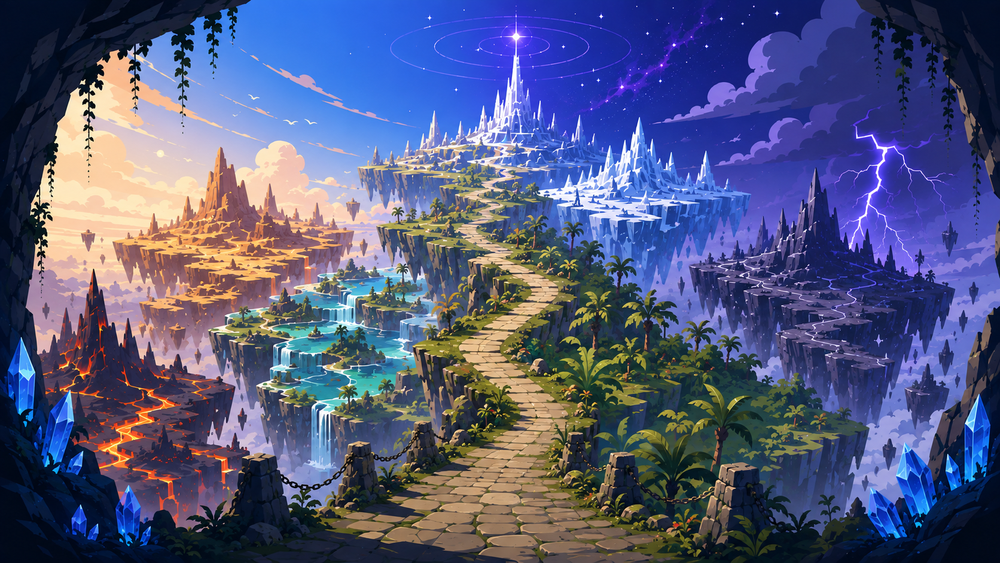
#> input picture assets/mainmenu_background.png, 1000 x 563 px, shrunk from 1672 x 941 before the run, found by its file name
$ python extract_menu_layers.py
#> lines starting #> are read from the running program, lines starting #| are printed output that depends on the picture; after the words box and inside, x2 and y2 are one past the last pixel; in counts of white or black regions, pixels touching at a corner belong together
"""Bake the painted stars out of mainmenu_background.png into their own
transparent layer, so menu_backdrop.frag can draw (and twinkle) them itself while
the base painting ships without them. (The lightning is drawn procedurally by the
shader and needs no layer.)

Outputs (assets/ui/):
    menu_stars.png  RGBA, the sky's stars on transparent

Also prints every star it found (uv x, uv y, radius px, peak brightness) so the
positions are on record even if the base painting changes.

Usage:
    python tools/extract_menu_layers.py [--src assets/mainmenu_background.png]
"""
import argparse
from collections import deque
from pathlib import Path

import numpy as np
from PIL import Image


def smoothstep(a, b, x):
    t = np.clip((x - a) / (b - a), 0.0, 1.0)
    return t * t * (3.0 - 2.0 * t)


def box(u, v, x0, y0, x1, y1):
    return (u >= x0) & (u <= x1) & (v >= y0) & (v <= y1)


def components(mask):
    """Yield lists of (y, x) pixels for each 8-connected blob in a bool mask."""
    seen = np.zeros_like(mask, dtype=bool)
    H, W = mask.shape
    ys, xs = np.nonzero(mask)
    for sy, sx in zip(ys, xs):
        if seen[sy, sx]:
            continue
        blob, q = [], deque([(sy, sx)])
        seen[sy, sx] = True
        while q:
            y, x = q.popleft()
            blob.append((y, x))
            for dy in (-1, 0, 1):
                for dx in (-1, 0, 1):
                    ny, nx = y + dy, x + dx
                    if 0 <= ny < H and 0 <= nx < W and mask[ny, nx] and not seen[ny, nx]:
                        seen[ny, nx] = True
                        q.append((ny, nx))
        yield blob


def main():
    ap = argparse.ArgumentParser()
    ap.add_argument("--src", default="assets/mainmenu_background.png")
    ap.add_argument("--out", default="assets/ui")
    args = ap.parse_args()

    img = np.asarray(Image.open(args.src).convert("RGB")).astype(np.float32) / 255.0
    H, W, _ = img.shape
#> H = 563; W = 1000
    r, g, b = img[..., 0], img[..., 1], img[..., 2]
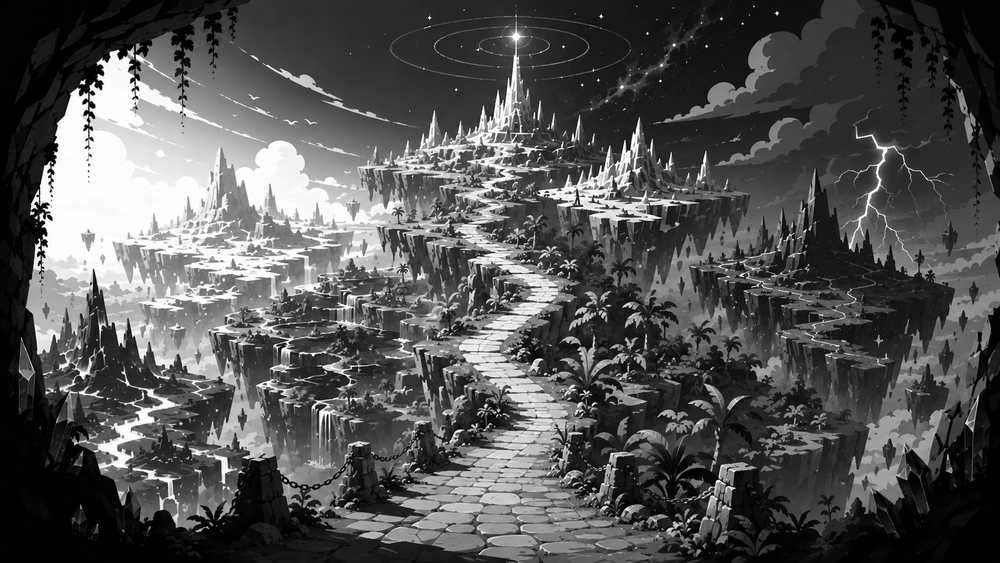
#> r: shape (563, 1000) float32; min 0, max 1, mean 0.328
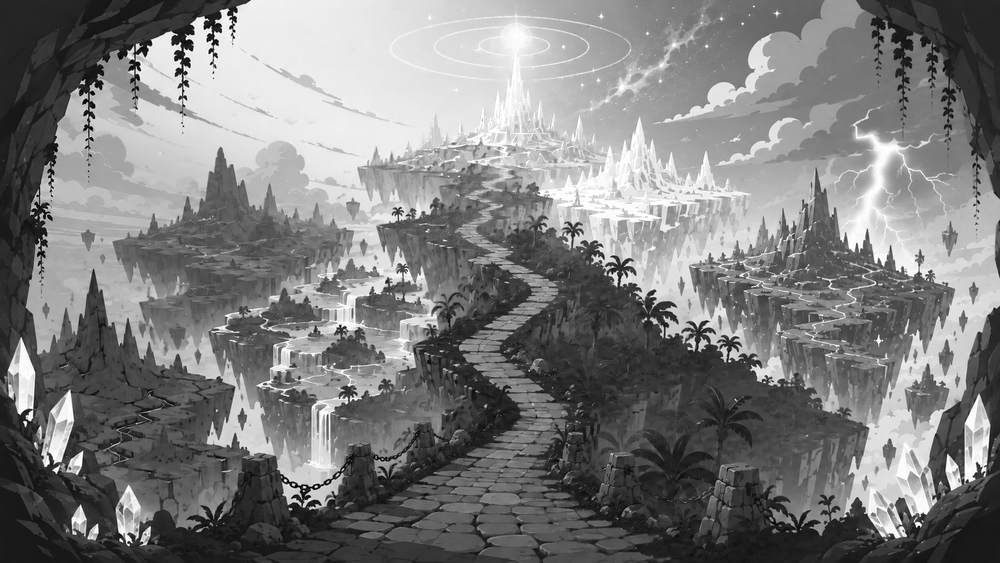
#> b: shape (563, 1000) float32; min 0, max 1, mean 0.492
    lum = (r + g + b) / 3.0
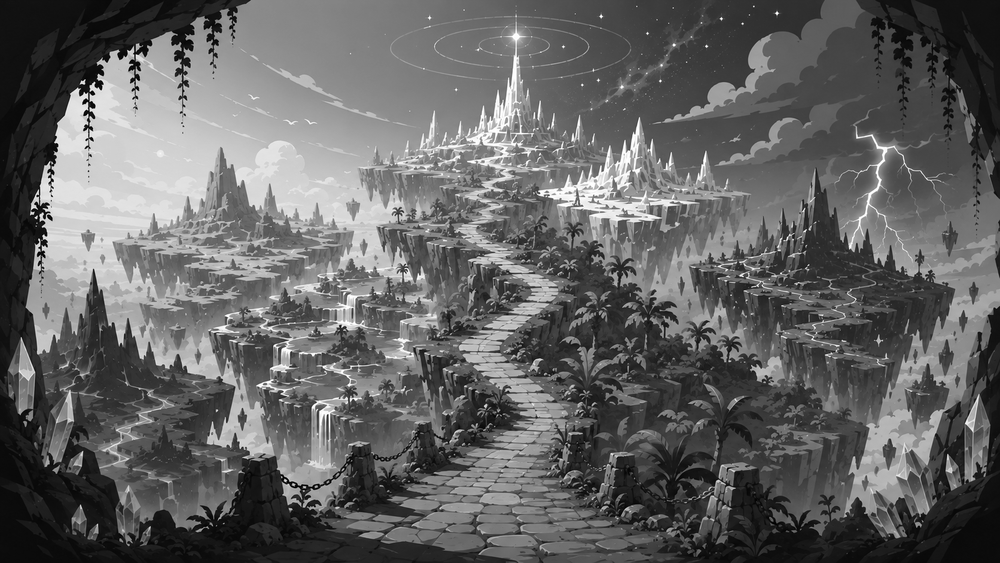
#> lum: shape (563, 1000) float32; min 0, max 1, mean 0.39
    sat = img.max(-1) - img.min(-1)
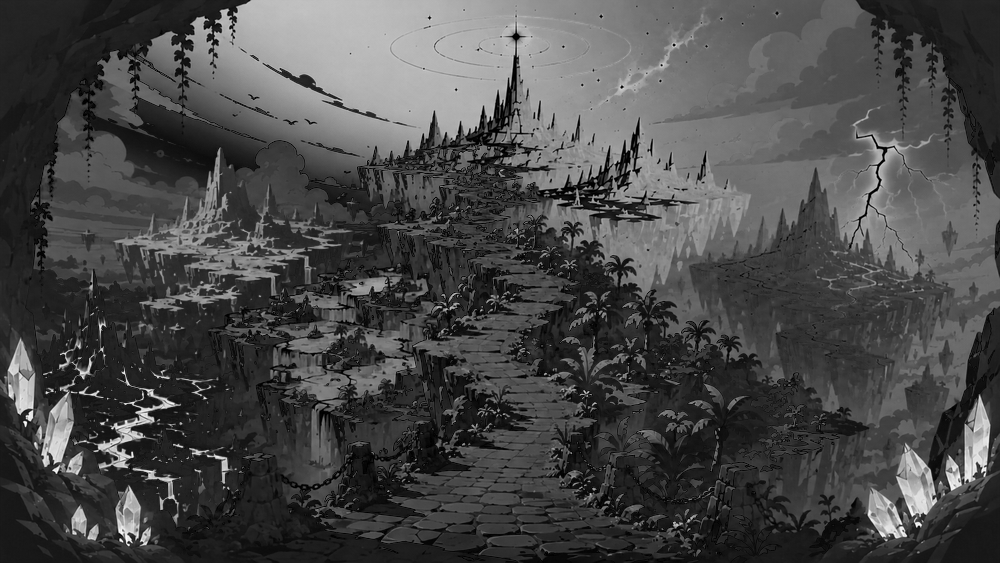
#> sat: shape (563, 1000) float32; min 0, max 0.996, mean 0.287
    yy, xx = np.mgrid[0:H, 0:W]
    u, v = xx / W, yy / H

    # ---- stars: bright, pale points in the open night sky. The citadel spire and
    # its halo rings, the ice spires and the storm are all kept out by geometry.
    sky = box(u, v, 0.56, 0.00, 0.82, 0.19) | box(u, v, 0.82, 0.00, 1.00, 0.16)   # below 0.19 the ice spires start
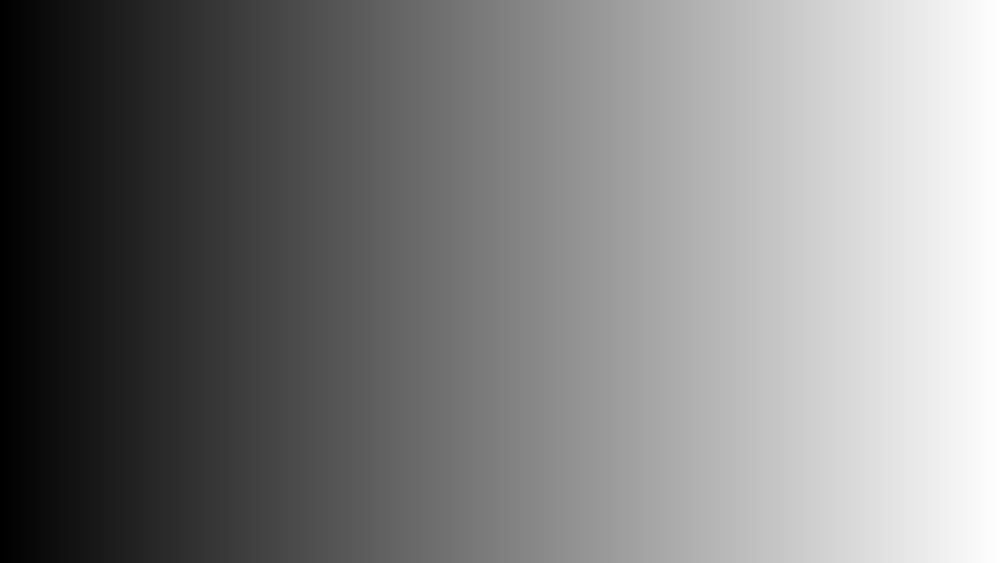
#> u: shape (563, 1000) float64; min 0, max 0.999, mean 0.499
    spire = box(u, v, 0.44, 0.00, 0.60, 0.26)
    star_alpha = smoothstep(0.55, 0.80, lum) * smoothstep(0.40, 0.18, sat) * sky * ~spire
#> call 2 of smoothstep, with a = 0.4, b = 0.18
#> in smoothstep (call 2), `return t * t * (3.0 - 2.0 * t)`:
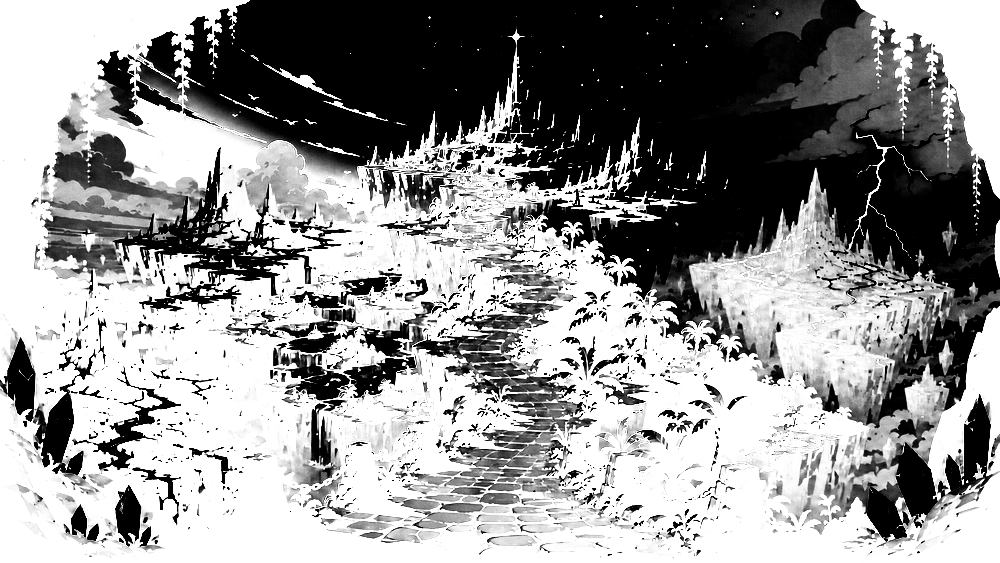
#> returned value: shape (563, 1000) float32; min 0, max 1, mean 0.583
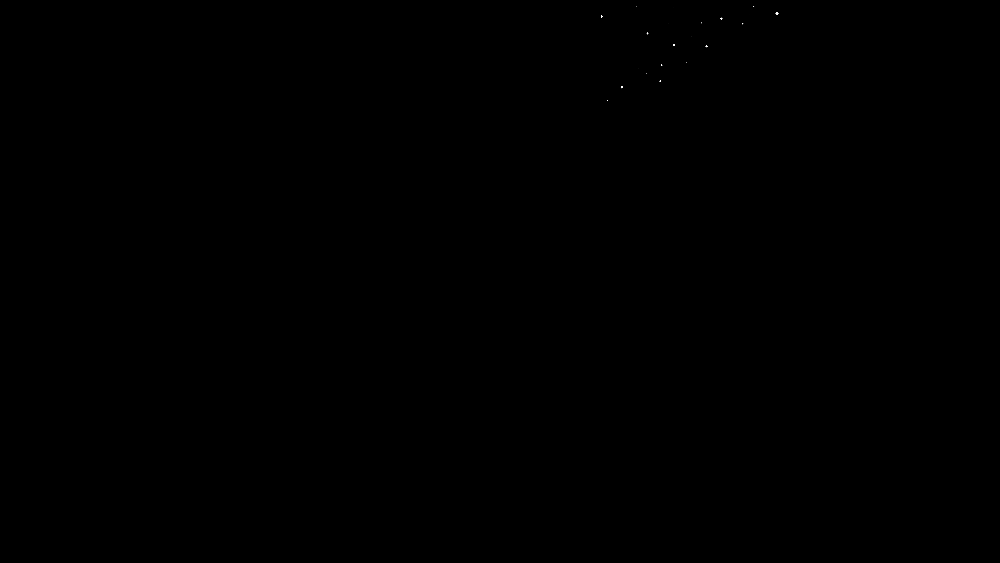
#> star_alpha: shape (563, 1000) float32; min 0, max 1, mean 7.45e-05
    star_alpha[star_alpha < 0.05] = 0.0
#> star_alpha: shape (563, 1000) float32; under 0.01% of pixels changed, all inside (x1, y1, x2, y2) = (620, 7, 775, 92)

    stars = np.zeros((H, W, 4), np.float32)
    stars[..., :3] = img
    stars[..., 3] = star_alpha
#> stars: shape (563, 1000, 4) float32; mean R, G, B, A 0.328, 0.349, 0.492, 7.41e-05
    Image.fromarray((stars * 255).astype(np.uint8), "RGBA").save(Path(args.out) / "menu_stars.png")

    found = []
    for blob in components(star_alpha > 0.15):
        ys = np.array([p[0] for p in blob]); xs = np.array([p[1] for p in blob])
        peak = float(lum[ys, xs].max())
        found.append((xs.mean() / W, ys.mean() / H, max(1.0, np.sqrt(len(blob) / np.pi)), peak))
#> this loop made 16 passes
#> (blob, peak) on passes 4 to 9: ([(15, 601), (16, 601), (16, 602), (17, 601)], 1), ([(17, 721), (18, 720), (18, 721), (18, 722), (19, 721)], 1), ([(22, 701), (23, 701)], 0.78), ([(23, 742), (23, 743), (24, 742)], 0.992), ([(32, 647), (33, 646), (33, 647), (33, 648), (34, 647)], 1), ([(44, 673), (44, 674), (45, 673), (45, 674)], 1)
#> peak on passes 1, 2, 3, 11, 13, 16: 0.667, 0.85, 1, 0.697, 0.876, 0.902
#> after the loop, found = 16 items, first 6: (0.636, 0.0107, 1, 0.667), (0.753, 0.0107, 1, 0.85), (0.776, 0.0231, 1.6, 1), (0.601, 0.0284, 1.13, 1), (0.721, 0.032, 1.26, 1), (0.701, 0.04, 1, 0.78)
    found.sort(key=lambda s: (-s[3], s[0]))
    print(f"stars: {len(found)}  (uv x, uv y, radius px, peak lum)")
#| stars: 16  (uv x, uv y, radius px, peak lum)
    for s in found:
        print(f"  {s[0]:.4f} {s[1]:.4f}  r={s[2]:.1f}  lum={s[3]:.2f}")
#> this loop made 16 passes
#> s on passes 1 to 12: (0.601, 0.0284, 1.13, 1), (0.647, 0.0586, 1.26, 1), (0.661, 0.115, 1, 1), (0.673, 0.079, 1.13, 1), (0.706, 0.0817, 1.26, 1), (0.721, 0.032, 1.26, 1), (0.776, 0.0231, 1.6, 1), (0.621, 0.154, 1.26, 0.999), (0.742, 0.0414, 1, 0.992), (0.66, 0.143, 1, 0.988), (0.607, 0.178, 1, 0.902), (0.646, 0.13, 1, 0.876)
#|   0.6012 0.0284  r=1.1  lum=1.00
#|   0.6470 0.0586  r=1.3  lum=1.00
#|   0.6613 0.1149  r=1.0  lum=1.00
#|   0.6735 0.0790  r=1.1  lum=1.00
#|   0.7060 0.0817  r=1.3  lum=1.00
#|   0.7210 0.0320  r=1.3  lum=1.00
#|   0.7765 0.0231  r=1.6  lum=1.00
#|   0.6214 0.1542  r=1.3  lum=1.00
#> (further printed lines are left out)


if __name__ == "__main__":
    main()
